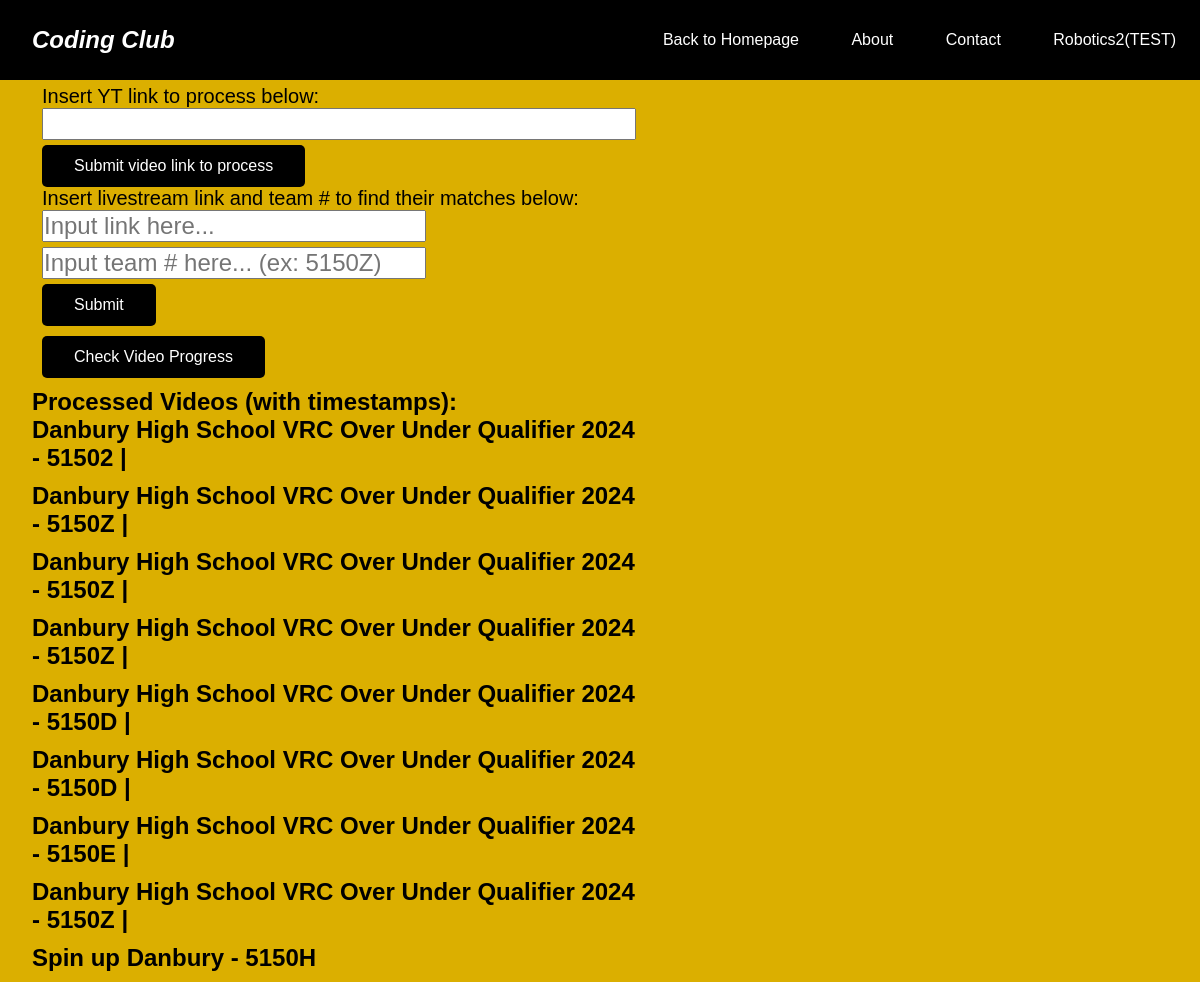
The app's page /video_analysis, older data.
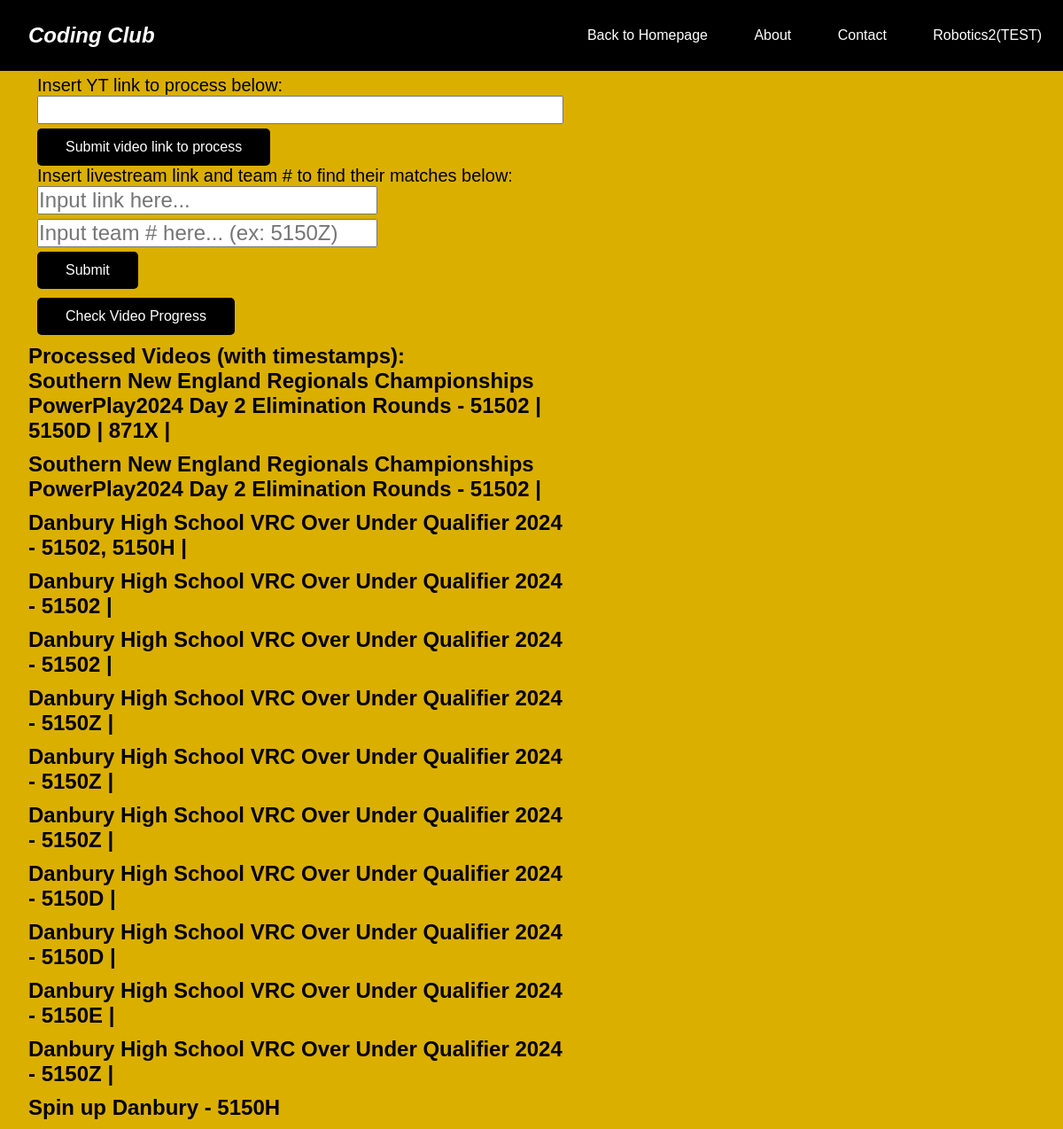
The same page, newer data.
### websiteFace/webFuncts/models.py (models this page shows, shortened)
class ResultStorage(models.Model):
    found = models.CharField(max_length = 100)
    vid_name = models.CharField(max_length = 100)
    vid_links = models.TextField(null=True, blank=True)
    class Meta:
        app_label = "websiteFace"

### websiteFace/views.py (the view)
# urls.py: path("video_analysis", views.videoAnalysis, name="TEST2"),
def videoAnalysis(request):
    videos = ResultStorage.objects.all()
    videos = list(videos)[::-1]
    for video in videos:
        video.vid_links = re.split(r'\n|Link:', video.vid_links)
    context = {
        'videos': videos,
    }
    return render(request, 'videoSubmit.html', context)

### templates/videoSubmit.html (shortened to what this page needs)
<!DOCTYPE html>
<html lang="en">
<head>
    <link rel="stylesheet" href="/static/style.css">
</head>
<body>
    <nav>
        <div class="logo">Coding Club</div>
        <div class="nav-items">
            <a href="/">Back to Homepage</a>
            <a href="/about">About</a>
            <a href="/contact">Contact</a>
            <a href="/robotics">Robotics2(TEST)</a>
        </div>
    </nav>
    <section class="hero">
      <div class="hero-container">
        <div class="column-left-ocr">
          <section class="form">
              <div class="form-container">
                  <form action="/start" method="get">
                      <p>Insert YT link to process below: </p>
                      <input type="text" size="40" name="link" style="margin-bottom: 5px">
                      <button class="button-ocr">Submit video link to process</button>
                  </form>
                  <form action="/findteam" method="get">
                      <p>Insert livestream link and team # to find their matches below:</p>
                      <input type="text" size="25" name="link" placeholder="Input link here..." style="margin-bottom: 5px">
                      <br>
                      <input type="text" size="25" name="team" placeholder="Input team # here... (ex: 5150Z)" style="margin-bottom: 5px">
                      <br>
                      <button class="button-ocr" style="margin-bottom:10px">Submit</button>
                  </form>
                  <form action="/checkProgress" method="get">
                      <button class="button-ocr" style="margin-bottom: 0px">Check Video Progress</button>
                  </form>
              </div>
          </section>
    <h1>Processed Videos (with timestamps):</h1>
    {% for video in videos %}
        <div class="dropdown">
            <h2>{{ video.vid_name }} - {{ video.found }}</h2>
        </div>
    {% endfor %}
</body>
</html>

Row changes from the older to the newer data that the page shows:
added ResultStorage: vid_name "Southern New England Regionals Championships PowerPlay2024 Day 2 Elimination Rounds", found "51502 | 5150D | 871X |"
added ResultStorage: vid_name "Southern New England Regionals Championships PowerPlay2024 Day 2 Elimination Rounds", found "51502 |"
added ResultStorage: vid_name "Danbury High School VRC Over Under Qualifier 2024", found "51502, 5150H |"
added ResultStorage: vid_name "Danbury High School VRC Over Under Qualifier 2024", found "51502 |"
